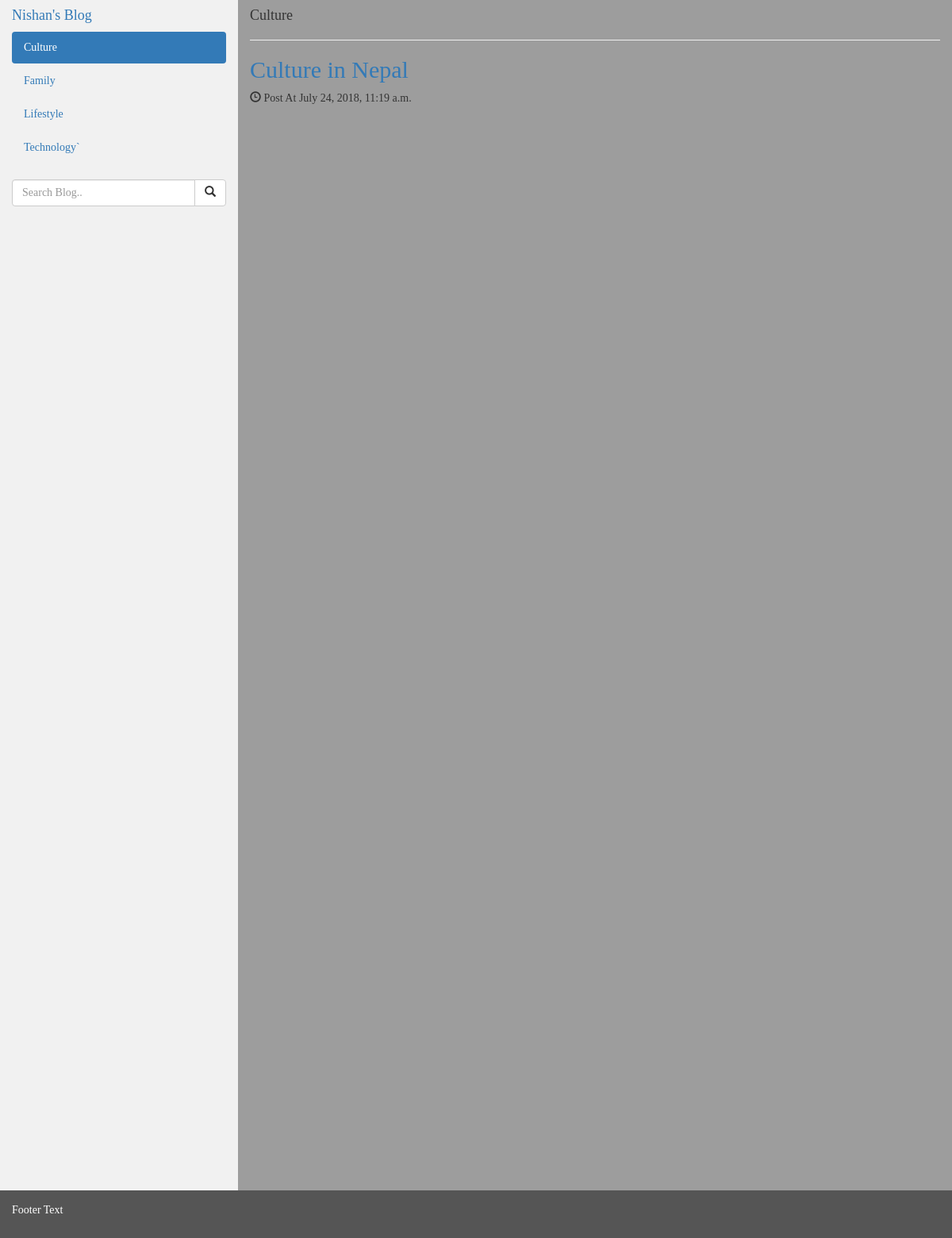
Screenshot of /categories/culture with the database file from the repository.
### blog/models.py (models this page shows, shortened)
class Category(models.Model):
    title = models.CharField(max_length=20)
    slug = models.CharField(max_length=50, unique=True, null=False)
    def __str__(self):
        return self.title
    class Meta:
        verbose_name_plural = "categories"

class Blog(models.Model):
    title = models.CharField(max_length=255)
    slug = models.CharField(max_length=50, unique=True, null=False)
    content = RichTextField()
    pub_date = models.DateTimeField()
    category = models.ForeignKey(Category, on_delete=models.CASCADE)

### blog/views.py (the view)
# urls.py: path('categories/<category_slug>', views.category, name='category'),
def category(request, category_slug):
    cat = Category.objects.get(slug=category_slug)
    print(cat)
    context = {'categories': Category.objects.order_by('title'),
               'blogs': cat.blog_set.order_by('-pub_date'),
               'category': cat
               }
    return render(request, 'category.html', context)

### blog/templates/category.html
{% extends 'base.html' %}
{% block content %}
    <h4>
        {{ category.title }}
    </h4>
    {% for blog in blogs %}
        <hr>
        <a href="{% url 'blogs:blog' blog.slug %}"><h2>{{ blog.title }}</h2></a>
        <h5><span class="glyphicon glyphicon-time"></span> Post At {{ blog.pub_date }}</h5>
    {% endfor %}
{% endblock %}

### blog/templates/base.html (shortened to what this page needs)
{% load static %}
<!DOCTYPE html>
<html lang="en">
<head>
    <link rel="stylesheet" href="{% static 'css/bootstrap.min.css' %}">
    <link rel="stylesheet" href="{% static 'css/custom.css' %}">
</head>
<body>
<div class="container-fluid">
    <div class="row content">
        <div class="col-sm-3 sidenav">
            <h4><a href="/"> Nishan's Blog </a></h4>
            <ul class="nav nav-pills nav-stacked">
                {% for cat in categories %}
                    <li class="{% if cat == category %}
                        active
                    {% endif %}"><a href="{% url 'blogs:category' cat.slug %}">{{ cat.title }}</a></li>
                {% endfor %}
            </ul>
            <br>
            <form action="{% url 'blogs:search' %}" method="GET">
                <div class="input-group">
                    <input name="q" type="text" class="form-control" placeholder="Search Blog..">
                    <span class="input-group-btn">
          <button class="btn btn-default" type="submit">
            <span class="glyphicon glyphicon-search"></span>
          </button>
        </span>
                </div>
            </form>
        </div>
        <div class="col-sm-9">
            {% block content %}  {% endblock %}
        </div>
    </div>
</div>
<footer class="container-fluid">
    <p>Footer Text</p>
</footer>
</body>
</html>

### blog/static/css/custom.css (style rules this page uses)
body { background: #9d9d9d; font-family: "Segoe UI Semibold"; }

### blog/templates/base.html (style rules this page uses)
.row.content { height: 1500px }
.sidenav { background-color: #f1f1f1; height: 100%; }
footer { background-color: #555; color: white; padding: 15px; }

### rows the page displays
Category: title "Culture"
Category: title "Family"
Category: title "Lifestyle"
Category: title "Technology`"
Blog: title "Culture in Nepal", pub_date "July 24, 2018, 11:19 a.m."
